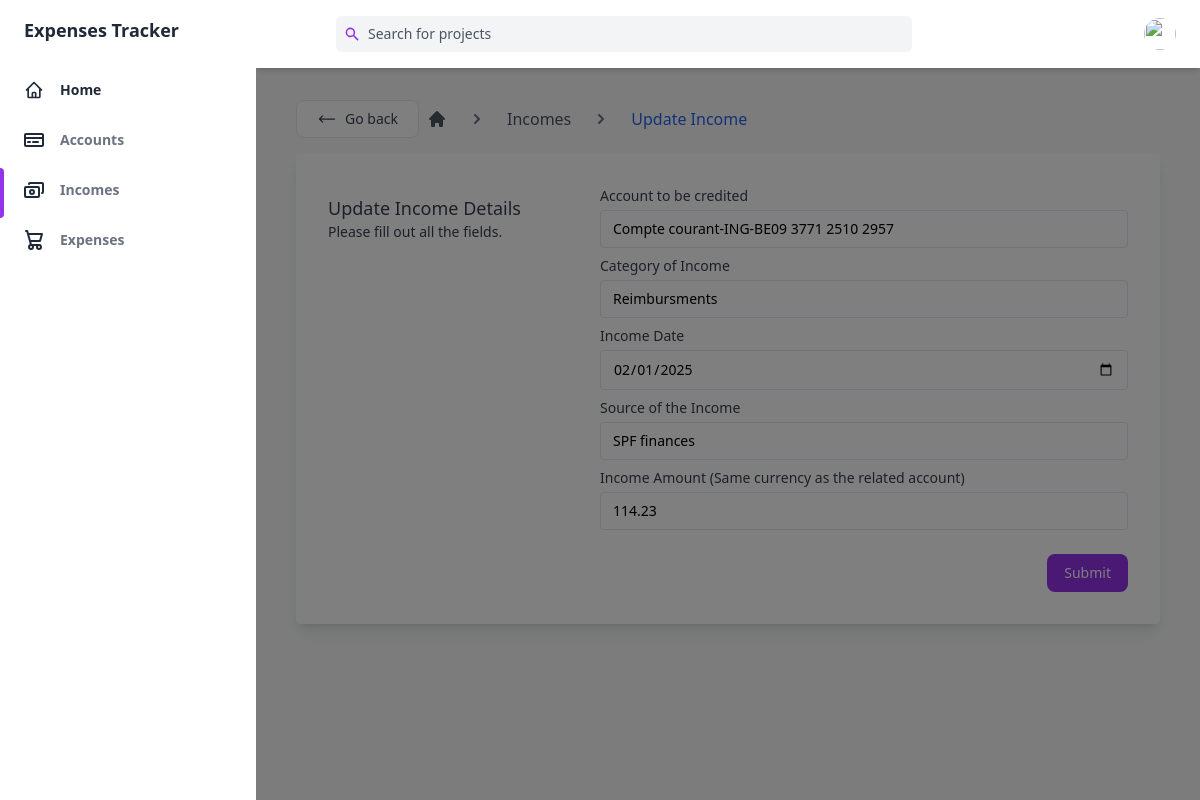
Page /income/1/update (signed in) on the committed database.
### main/models.py (models this page shows)
class Income(db.Model):
    id = db.Column(db.Integer, primary_key=True)
    account_id = db.Column(db.Integer, db.ForeignKey('account.id'), nullable=False)
    income_date = db.Column(db.DateTime, default=datetime.now())
    category = db.Column(db.String(50), nullable=False, default="Other")
    source = db.Column(db.String(50), nullable=False, default="Other")
    amount = db.Column(db.Float, nullable=False)

### main/routes.py (the view)
@app.route("/income/<int:income_id>/update", methods=['GET', 'POST'])
@login_required
def update_income(income_id):
    income = Income.query.get_or_404(income_id)
    form = CreateIncomeForm()
    form.account_id.choices = [(a.id, a.category + "-" + a.bank + "-" + a.iban) for a in Account.query.filter_by(user_id=current_user.id).all()]
    if form.validate_on_submit():
        income.category = form.category.data
        income.income_date = form.income_date.data
        income.source = form.source.data
        if income.account_id == form.account_id.data:
            account = Account.query.get_or_404(form.account_id.data)
            account.balance = account.balance + (form.amount.data - income.amount)
        else:
            old_account = Account.query.get_or_404(income.account_id)
            new_account = Account.query.get_or_404(form.account_id.data)
            old_account.balance = old_account.balance - income.amount
            new_account.balance = new_account.balance + form.amount.data
        income.account_id = form.account_id.data
        income.amount = form.amount.data
        db.session.commit()
        flash('Your Income has been updated!', 'success')
        return redirect(url_for('incomes'))
    elif request.method == 'GET':
        account = Account.query.filter_by(user_id=current_user.id, id=income.account_id).first()
        form.account_id.default = account.id
        form.process()
        form.category.data = income.category
        form.income_date.data = income.income_date
        form.amount.data = income.amount
        form.source.data = income.source
    return render_template('new_income.html', title='update_income', form=form, legend='Update Income')

### main/forms.py
class CreateIncomeForm(FlaskForm):
    categories = [('Reimbursments', 'Reimbursments'), ('Salaire', 'Salary'), ('Cadeaux', 'Gifts'),
                  ('Commission', 'Commission'),
                  ('Interest', 'Interest'), ('Investments', 'Investments'),
                  ('Government Payments', 'Government Payments')]
    account_id = SelectField('Account credited', validators=[DataRequired()])
    income_date = DateField('Income Date', validators=[DataRequired()])
    category = SelectField('Income Category ', choices=categories, validators=[DataRequired()])
    source = StringField('Source of the Income', validators=[DataRequired(), Length(min=2, max=50)])
    amount = FloatField('Income Amount', validators=[DataRequired()])
    submit = SubmitField('Submit')

### main/models.py (called while the page is built)
@login_manager.user_loader
def load_user(user_id):
    return User.query.get(int(user_id))

### main/templates/new_income.html (shortened to what this page needs)
{% extends "base.html" %}
{% block main %}
<script src="https://cdn.tailwindcss.com"></script>
<div class=" px-4 py-4 container max-w-screen-lg mx-auto ">
<div class="flex items-center py-4 overflow-x-auto whitespace-nowrap">
    <button  onclick="history.back()" type="button" class="w-full flex items-center justify-center w-1/2 px-5 py-2 mr-2 text-sm text-gray-700 transition-colors duration-200 bg-white border rounded-lg gap-x-2 sm:w-auto dark:hover:bg-gray-800 dark:bg-gray-900 hover:bg-gray-100 dark:text-gray-200 dark:border-gray-700">
        <svg class="w-5 h-5 rtl:rotate-180" xmlns="http://www.w3.org/2000/svg" fill="none" viewBox="0 0 24 24" stroke-width="1.5" stroke="currentColor">
            <path stroke-linecap="round" stroke-linejoin="round" d="M6.75 15.75L3 12m0 0l3.75-3.75M3 12h18" />
        </svg>
        <span>Go back</span>
    </button>
    <a href="{{url_for('accounts')}}" class="text-gray-600 dark:text-gray-200">
        <svg xmlns="http://www.w3.org/2000/svg" class="w-5 h-5" viewBox="0 0 20 20" fill="currentColor">
            <path d="M10.707 2.293a1 1 0 00-1.414 0l-7 7a1 1 0 001.414 1.414L4 10.414V17a1 1 0 001 1h2a1 1 0 001-1v-2a1 1 0 011-1h2a1 1 0 011 1v2a1 1 0 001 1h2a1 1 0 001-1v-6.586l.293.293a1 1 0 001.414-1.414l-7-7z" />
        </svg>
    </a>
    <span class="mx-5 text-gray-500 dark:text-gray-300 rtl:-scale-x-100">
        <svg xmlns="http://www.w3.org/2000/svg" class="w-5 h-5" viewBox="0 0 20 20" fill="currentColor">
            <path fill-rule="evenodd" d="M7.293 14.707a1 1 0 010-1.414L10.586 10 7.293 6.707a1 1 0 011.414-1.414l4 4a1 1 0 010 1.414l-4 4a1 1 0 01-1.414 0z" clip-rule="evenodd" />
        </svg>
    </span>
    <a href="{{url_for('incomes')}}" class="text-gray-600 dark:text-gray-200 hover:underline">
        Incomes
    </a>
    <span class="mx-5 text-gray-500 dark:text-gray-300 rtl:-scale-x-100">
        <svg xmlns="http://www.w3.org/2000/svg" class="w-5 h-5" viewBox="0 0 20 20" fill="currentColor">
            <path fill-rule="evenodd" d="M7.293 14.707a1 1 0 010-1.414L10.586 10 7.293 6.707a1 1 0 011.414-1.414l4 4a1 1 0 010 1.414l-4 4a1 1 0 01-1.414 0z" clip-rule="evenodd" />
        </svg>
    </span>
    {% if legend %}
    <a href="#" class="text-blue-600 dark:text-blue-400 hover:underline">
        Update Income
    </a>
    {% else %}
    <a href="#" class="text-blue-600 dark:text-blue-400 hover:underline">
        Create Income
    </a>
    {% endif %}
</div>
  <div class="bg-white dark:bg-gray-800 rounded shadow-lg p-4 px-4 md:p-8 mb-4">
    <div class="grid gap-4 gap-y-2 text-sm grid-cols-1 lg:grid-cols-3">
      <div class="text-gray-700 mt-2">
        {% if legend %}
        <p class="font-medium text-lg dark:text-white-700">{{legend}} Details</p>
        {% else %}
        <p class="font-medium text-lg dark:text-white">Income Details</p>
        {% endif %}
        <p class="dark:text-white">Please fill out all the fields.</p>
      </div>
      <div class="lg:col-span-2">
          <form method="POST" action="">
              <div class="grid gap-4 gap-y-2 text-sm grid-cols-1 md:grid-cols-5">
                  <div class="md:col-span-5">
                    <span class="text-gray-700 dark:text-gray-400">Account to be credited</span>
                    {{form.account_id(class="block w-full mt-1 text-sm dark:border-gray-600 dark:bg-gray-700 focus:border-purple-400 focus:outline-none focus:shadow-outline-purple dark:text-gray-300 dark:focus:shadow-outline-gray form-input") }}
                  </div>
                  <div class="md:col-span-5">
                    <span class="text-gray-700 dark:text-gray-400">Category of Income</span>
                    {{form.category(class="block w-full mt-1 text-sm dark:border-gray-600 dark:bg-gray-700 focus:border-purple-400 focus:outline-none focus:shadow-outline-purple dark:text-gray-300 dark:focus:shadow-outline-gray form-input") }}
                  </div>
                  <div class="md:col-span-5">
                    <span class="text-gray-700 dark:text-gray-400">Income Date</span>
                    {{form.income_date(class="block w-full mt-1 text-sm dark:border-gray-600 dark:bg-gray-700 focus:border-purple-400 focus:outline-none focus:shadow-outline-purple dark:text-gray-300 dark:focus:shadow-outline-gray form-input") }}
                  </div>
                  <div class="md:col-span-5">
                    <span class="text-gray-700 dark:text-gray-400">Source of the Income</span>
                    {{form.source(placeholder="Financial institution, Company , Investiment Funds...", class="block w-full mt-1 text-sm dark:border-gray-600 dark:bg-gray-700 focus:border-purple-400 focus:outline-none focus:shadow-outline-purple dark:text-gray-300 dark:focus:shadow-outline-gray form-input") }}
                  </div>
                  <div class="md:col-span-5">
                    <span class="text-gray-700 dark:text-gray-400">Income Amount (Same currency as the related account)</span>
                    {% if form.amount.errors %}
                      {% for error in form.amount.errors %}
                          {{form.amount(placeholder="0.00", class="block w-full mt-1 text-sm border-red-600 dark:text-gray-300 dark:bg-gray-700 focus:border-red-400 focus:outline-none focus:shadow-outline-red form-input ") }}
                          <span class="text-xs text-red-600 dark:text-red-400">{{ error }}</span>
                      {% endfor %}
                    {% else %}
                      {{form.amount(placeholder="0.0",class="block w-full mt-1 text-sm dark:border-gray-600 dark:bg-gray-700 focus:border-purple-400 focus:outline-none focus:shadow-outline-purple dark:text-gray-300 dark:focus:shadow-outline-gray form-input") }}
                    {% endif %}
                  </div>
                  <div class="md:col-span-5 text-right">
                    <div class="inline-flex items-end">
                      {{form.submit(class="block px-4 py-2 mt-4 text-sm font-medium leading-5 text-center text-white transition-colors duration-150 bg-purple-600 border border-transparent rounded-lg active:bg-purple-600 hover:bg-purple-700 focus:outline-none focus:shadow-outline-purple")}}
                    </div>
                  </div>
              </div>
          </form>
      </div>
    </div>
  </div>
</div>
{% endblock main %}

### rows in the picture
Income: account_id "Compte courant-ING-BE09 3771 2510 2957", category "Reimbursments", income_date "02/01/2025", source "SPF finances", amount "114.23"

### other values in the picture
{{ legend }} "Update Income"
